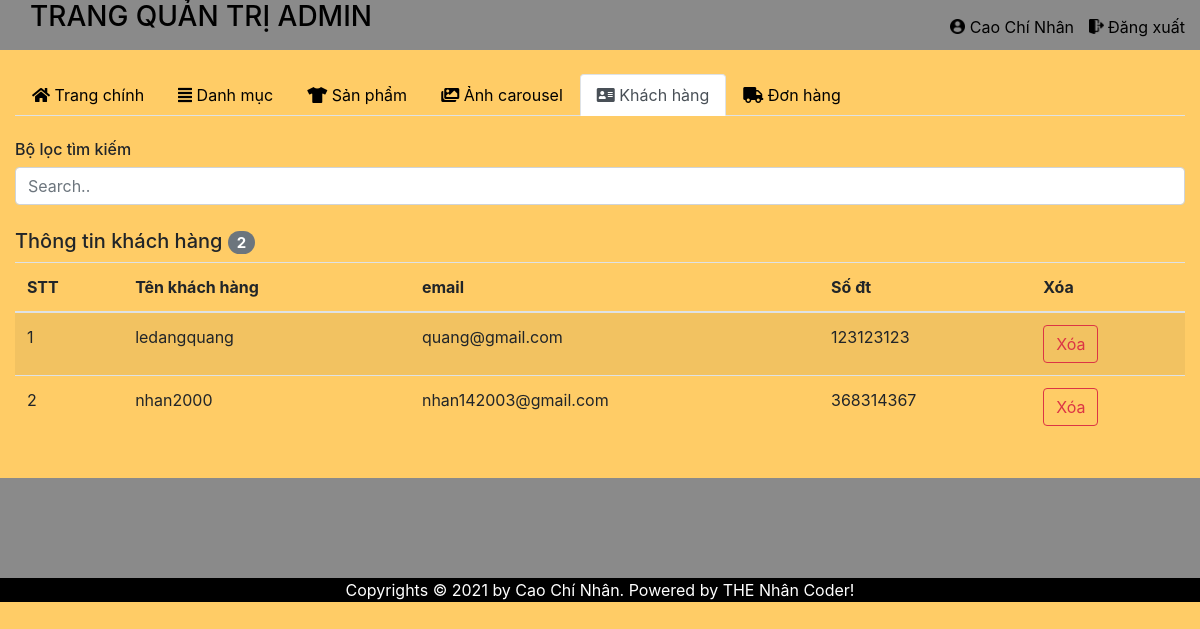
Page /admin/users.php (signed in) on the committed database.
### tables this page shows
CREATE TABLE `users` (
  `id` int(11) NOT NULL,
  `name` varchar(100) NOT NULL,
  `email` varchar(100) NOT NULL,
  `sdt` int(11) NOT NULL,
  `password` varchar(255) NOT NULL
);

### admin/users.php (the view, shortened to what this page needs)
<?php
    include 'header.php';
    $users = mysqli_query($conn,"SELECT * FROM users");
?>
<ul class="nav nav-tabs">
  <li class="nav-item">
    <a class="nav-link " href="index.php"><i class="fas fa-home"></i> Trang chính</a>
  </li>
  </li>  <li class="nav-item">
    <a class="nav-link " href="category.php"><i class="fas fa-align-justify"></i> Danh mục</a>
  </li>
  <li class="nav-item">
    <a class="nav-link " href="product.php"><i class="fas fa-tshirt"></i> Sản phẩm</a>
  </li>
  <li class="nav-item">
    <a class="nav-link" href="carousel.php"><i class="fas fa-images"></i> Ảnh carousel</a>
  </li>
  <li class="nav-item">
    <a class="nav-link active" href="users.php"><i class="fas fa-address-card"></i> Khách hàng</a>
  </li>
  <li class="nav-item">
    <a class="nav-link" href="donhang.php"><i class="fas fa-truck"></i> Đơn hàng</a>
  </li>
</ul>
<br>
<h6>Bộ lọc tìm kiếm</h6>
<input class="form-control" id="myInput" type="text" placeholder="Search..">
<br>
<h5>Thông tin khách hàng <span class="badge badge-secondary badge-pill"><?php echo  mysqli_num_rows($users) ?></span></h5>
<table class="table table-striped">
    <thead>
        <tr >
            <th>STT</th>
            <th>Tên khách hàng</th>
            <th>email</th>
            <th>Số đt</th>
            <th>Xóa</th>
        </tr>
    </thead>
    <tbody id="myTable">
        <?php foreach($users as $key => $value) { ?>
        <tr>
            <td><?php echo $key +1 ?></td>
            <td><?php echo $value['name'] ?></td>
            <td><?php echo $value['email'] ?></td>
            <td><?php echo $value['sdt'] ?></td>
            <td><a onclick="return confirm('Bạn có chắc muốn xóa khách hàng <?php echo $value['name'] ?>')" class="btn btn-outline-danger" href="xoa_khach_hang.php?id_khach_hang=<?php echo $value['id'] ?>">Xóa</a></td>
        </tr>
        <?php } ?>
    </tbody>
</table>
<?php
    include 'footer.php';
?>

### css/style-admin.css (style rules this page uses)
* { margin: 0; padding: 0; }
body { background-color:rgb(255, 204, 102); }
a { color: black; }

### rows in the picture
users: name "ledangquang", email "quang@gmail.com", sdt "123123123"
users: name "nhan2000", email "nhan142003@gmail.com", sdt "368314367"

### other values in the picture
$admin['name'] "Cao Chí Nhân"
mysqli_num_rows($users) "2"
